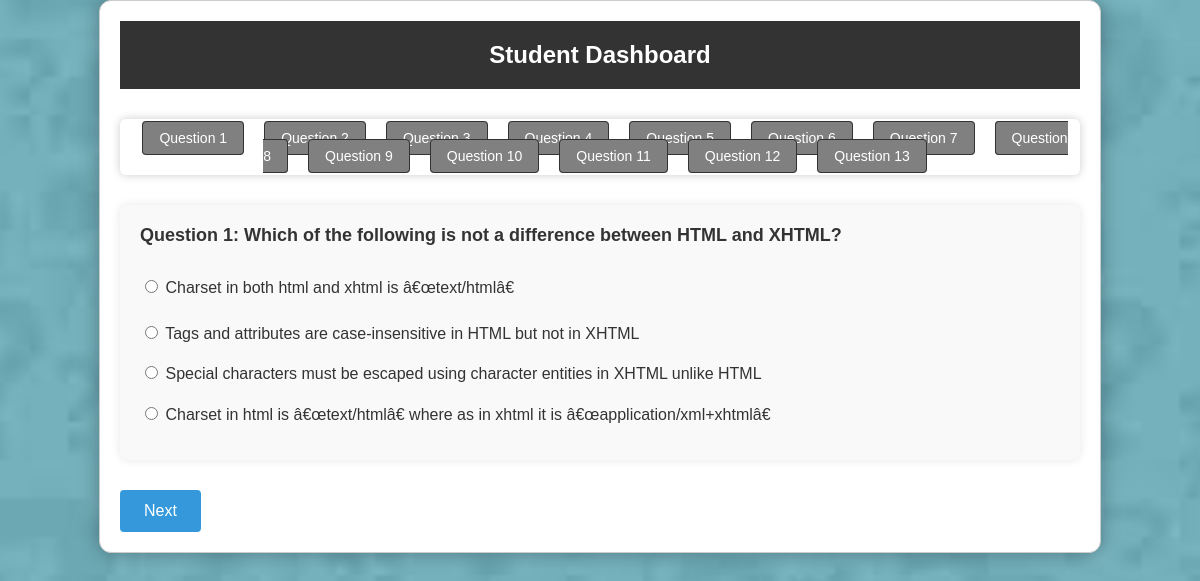
The app's page /take_quiz.php?sub_id=2 with its own data.
### tables this page shows
CREATE TABLE IF NOT EXISTS `quiz_questions` (
  `id` int(11) NOT NULL AUTO_INCREMENT,
  `sub_id` int(11) DEFAULT NULL,
  `question_text` varchar(255) NOT NULL,
  `option_1` varchar(255) NOT NULL,
  `option_2` varchar(255) NOT NULL,
  `option_3` varchar(255) NOT NULL,
  `option_4` varchar(255) NOT NULL,
  `correct_option` int(11) NOT NULL,
  PRIMARY KEY (`id`)
);

### take_quiz.php (the view, shortened to what this page needs)
<?php
$servername = 'localhost';
$username = 'root';
$password = '';
$database = 'login';
$conn = new mysqli($servername, $username, $password, $database);
function getAnswer($questionId) {
    return isset($_COOKIE['answers'][$questionId]) ? $_COOKIE['answers'][$questionId] : '';
}
function isAnswered($questionId) {
    return isset($_COOKIE['answers'][$questionId]);
}
?>
<!DOCTYPE html>
<html lang="en">
<head>
</head>
<body>
    <div class="quiz-container">
        <h1>Student Dashboard</h1>
        <?php
        if (isset($_GET['sub_id'])) {
            $sub_id = intval($_GET['sub_id']);
            $subject_query = "SELECT * FROM subjects WHERE sub_id = ?";
            $stmt = $conn->prepare($subject_query);
            $stmt->bind_param("i", $sub_id);
            if (!$stmt->execute()) {
                die('Error executing statement: ' . $stmt->error);
            }
            $subject_result = $stmt->get_result();
            if ($subject_result->num_rows > 0) {
                $query = "SELECT * FROM quiz_questions WHERE sub_id = ?";
                $stmt = $conn->prepare($query);
                $stmt->bind_param("i", $sub_id);
                if (!$stmt->execute()) {
                    die('Error executing statement: ' . $stmt->error);
                }
                $result = $stmt->get_result();
                if ($result->num_rows > 0) {
                    $questions = $result->fetch_all(MYSQLI_ASSOC);
                    $totalQuestions = count($questions);
                    if (isset($_POST['currentQuestion'])) {
                        $currentQuestion = $_POST['currentQuestion'];
                    } else {
                        $currentQuestion = 0;
                    }
                    ?>
                    <div id="question-navigation">
                        <ul>
                            <?php
                            for ($i = 0; $i < $totalQuestions; $i++) {
                                $questionNumber = $i + 1;
                                $linkClass = ($i === $currentQuestion) ? 'current-question' : '';
                                $questionId = $questions[$i]['id'];
                                if (isAnswered($questionId)) {
                                    $linkClass .= ' answered-question';
                                } else {
                                    $linkClass .= ' unanswered-question';
                                }
                                echo "<li><a href='#' class='$linkClass' onclick='goToQuestion($i)'>Question $questionNumber</a></li>";
                            }
                            ?>
                        </ul>
                    </div>
                    <form method="POST" action="take_quiz.php?sub_id=<?php echo $sub_id; ?>">
                        <div class="question-options">
                            <p class="question-text"><?php echo "Question " . ($currentQuestion + 1) . ": " . $questions[$currentQuestion]['question_text']; ?></p>
                            <div class="option-label">
                                <input type="radio" name="question_<?php echo $questions[$currentQuestion]['id']; ?>" value="1" <?php echo (getAnswer($questions[$currentQuestion]['id']) == '1') ? 'checked' : ''; ?>>
                                <label for="question_<?php echo $questions[$currentQuestion]['id']; ?>_1"><?php echo $questions[$currentQuestion]['option_1']; ?></label>
                            </div>
                            <div class="option-label">
                                <input type="radio" name="question_<?php echo $questions[$currentQuestion]['id']; ?>" value="2" <?php echo (getAnswer($questions[$currentQuestion]['id']) == '2') ? 'checked' : ''; ?>>
                                <label for="question_<?php echo $questions[$currentQuestion]['id']; ?>_2"><?php echo $questions[$currentQuestion]['option_2']; ?></label>
                            </div>
                            <div class="option-label">
                                <input type="radio" name="question_<?php echo $questions[$currentQuestion]['id']; ?>" value="3" <?php echo (getAnswer($questions[$currentQuestion]['id']) == '3') ? 'checked' : ''; ?>>
                                <label for="question_<?php echo $questions[$currentQuestion]['id']; ?>_3"><?php echo $questions[$currentQuestion]['option_3']; ?></label>
                            </div>
                            <div class="option-label">
                                <input type="radio" name="question_<?php echo $questions[$currentQuestion]['id']; ?>" value="4" <?php echo (getAnswer($questions[$currentQuestion]['id']) == '4') ? 'checked' : ''; ?>>
                                <label for="question_<?php echo $questions[$currentQuestion]['id']; ?>_4"><?php echo $questions[$currentQuestion]['option_4']; ?></label>
                            </div>
                        </div>
                        <div class="button-container">
                            <?php if ($currentQuestion < $totalQuestions - 1): ?>
                                <input type="submit" name="next" value="Next">
                            <?php else: ?>
                                <input type="submit" name="submit" value="Submit Quiz">
                            <?php endif; ?>
                        </div>
                    </form>
                    <?php
                } else {
                    echo "No questions found for the specified sub_id.";
                }
            } else {
                echo "Invalid sub_id. Please provide a valid subject ID.";
            }
        } else {
            echo "Please provide a valid sub_id parameter in the URL.";
        }
        ?>
    </div>
</body>
</html>

### take_quiz.php (style rules this page uses)
body, h1, p { margin: 0; padding: 0; }
body { background-image: url('./img/1.jpg'); background-size: cover; background-position: center; background-color: #f2f2f2; height: 100vh; margin: 0; position: relative; font-family: Arial, sans-serif; color: #333; }
h1 { background-color: #333; color: white; text-align: center; padding: 20px; margin: 0; font-size: 24px; }
.quiz-container { width: 80%; margin: 0 auto; background-color: #fff; border: 1px solid #ccc; padding: 20px; box-shadow: 0 0 20px rgba(0, 0, 0, 0.3); border-radius: 12px; transition: transform 0.3s ease-in-out; }
.question-text { font-weight: bold; margin-bottom: 20px; font-size: 18px; }
.option-label { display: block; margin: 10px 0; font-size: 16px; }
input[type="radio"] { border: 1px solid #333; padding: 8px; }
.button-container { display: flex; justify-content: space-between; align-items: center; margin-top: 30px; }
.button-container input[type="submit"] { padding: 12px 24px; background-color: #3498db; color: white; border: none; border-radius: 4px; cursor: pointer; font-size: 16px; transition: background-color 0.3s, transform 0.2s ease-in-out; }
.question-options { display: flex; flex-direction: column; background-color: #f9f9f9; padding: 20px; border-radius: 8px; box-shadow: 0 0 10px rgba(0, 0, 0, 0.1); }
#question-navigation { margin: 30px 0; text-align: center; }
#question-navigation ul { background-color: #fff; border-radius: 6px; box-shadow: 0 0 10px rgba(0, 0, 0, 0.2); padding: 10px; }
#question-navigation li { display: inline; margin: 0 10px; }
#question-navigation a { text-decoration: none; padding: 8px 16px; border: 1px solid #333; border-radius: 4px; color: #333; font-size: 14px; transition: background-color 0.3s, color 0.3s; }
#question-navigation a.current-question { background-color: #333; color: white; }
#question-navigation a.unanswered-question { background-color: grey; color: white; }

### records on screen
quiz_questions: questionNumber "1", question_text "Which of the following is not a difference between HTML and XHTML?", option_1 "Charset in both html and xhtml is â€œtext/htmlâ€", option_2 "Tags and attributes are case-insensitive in HTML but not in XHTML", option_3 "Special characters must be escaped using character entities in XHTML unlike HTML", option_4 "Charset in html is â€œtext/htmlâ€ where as in xhtml it is â€œapplication/xml+xhtmlâ€"
quiz_questions: questionNumber "2"
quiz_questions: questionNumber "3"
quiz_questions: questionNumber "4"
quiz_questions: questionNumber "5"
quiz_questions: questionNumber "6"
quiz_questions: questionNumber "7"
quiz_questions: questionNumber "8"
quiz_questions: questionNumber "9"
quiz_questions: questionNumber "10"
quiz_questions: questionNumber "11"
quiz_questions: questionNumber "12"
quiz_questions: questionNumber "13"

### other values on screen
$currentQuestion + 1 "1"
